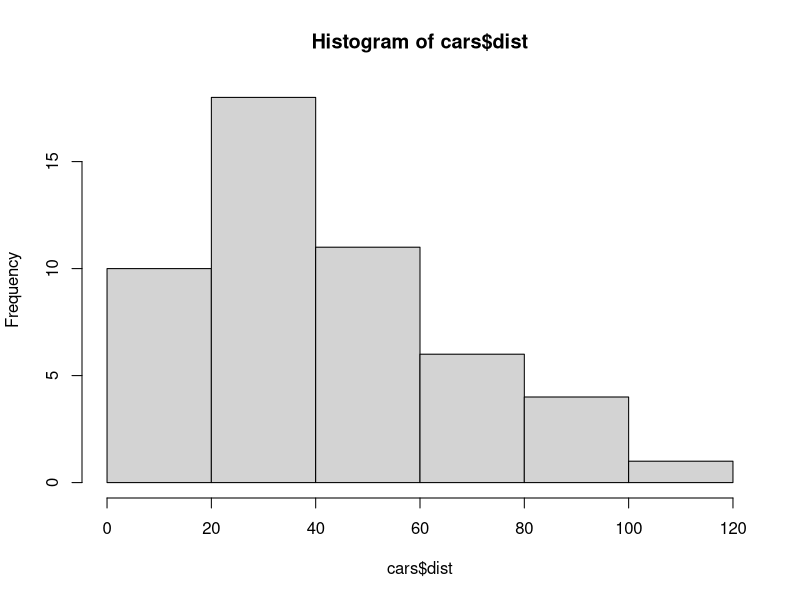
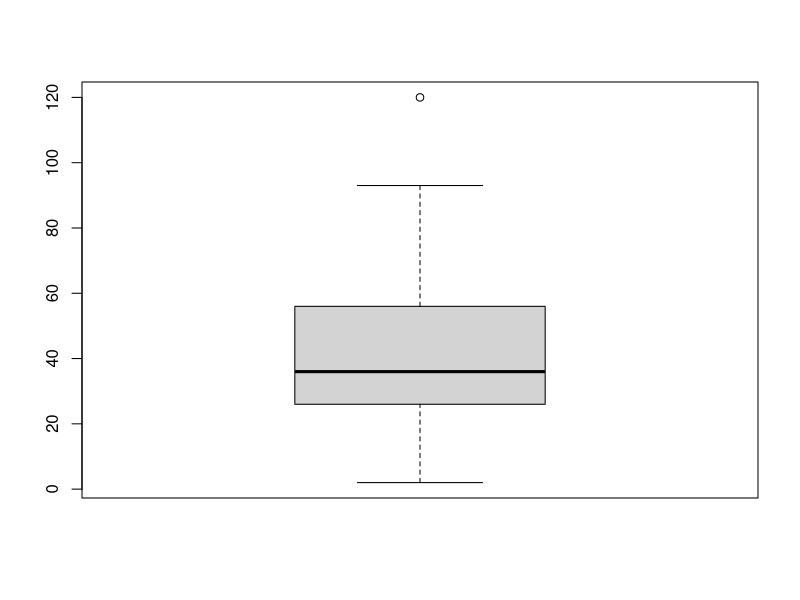
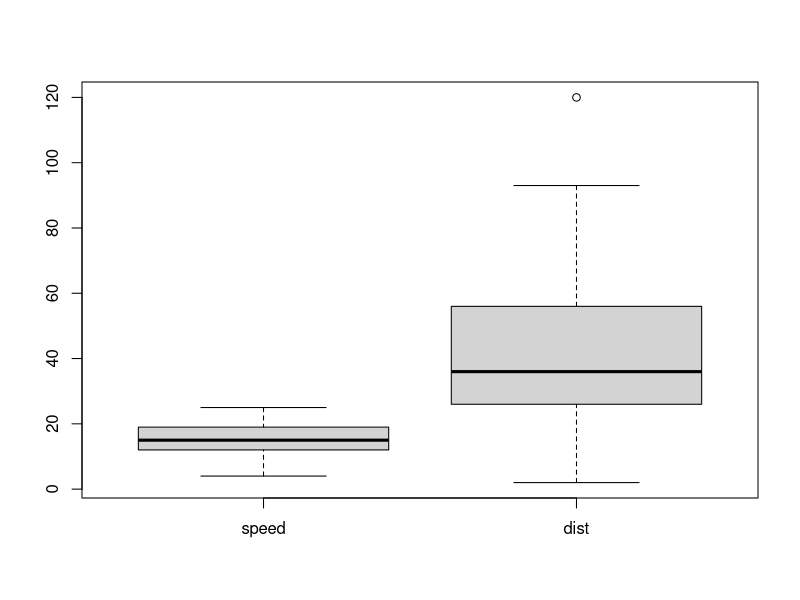
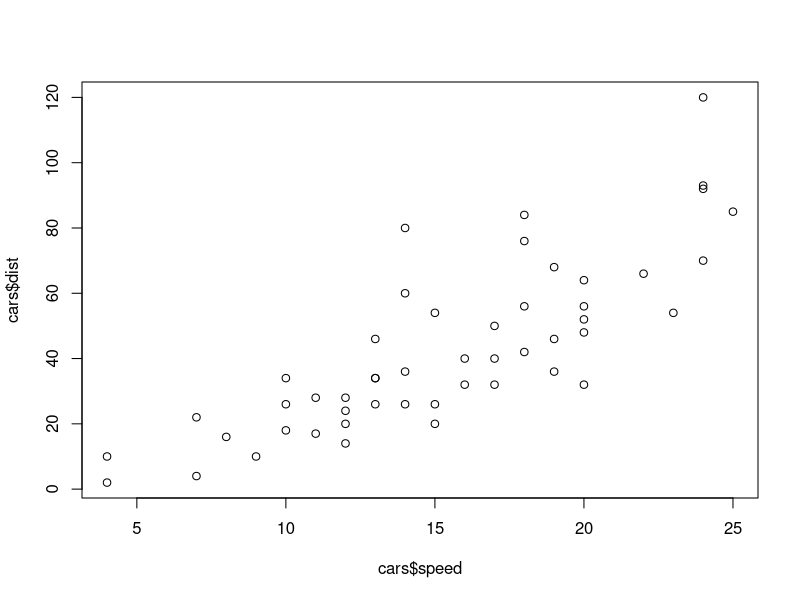
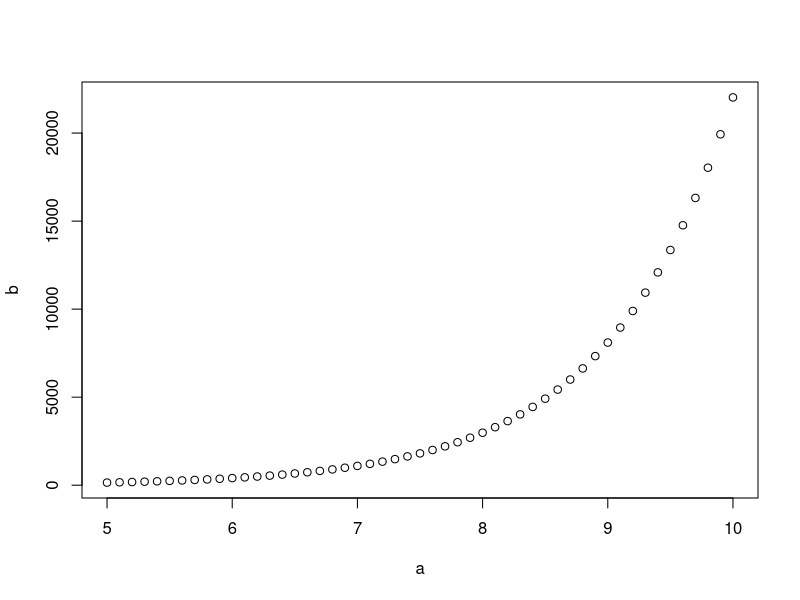

Reproduce these figures in R, in order.

## ------------------------------------------------------------------------
1+1
4*3
5/2
3^2

## ------------------------------------------------------------------------
# 주석문은 실행되지 않는다.
1 + 1 # 1과 1을 더한다

## ------------------------------------------------------------------------
x = 1
y = 2
x + y
x <- 1
y <- sqrt(3)
x + y

## ------------------------------------------------------------------------
t1 <- "R은 통계 패키지이다"
t2 <- "My name is Tom "

## ------------------------------------------------------------------------
sqrt(2)
abs(-3)
exp(1)
log(2)

## ------------------------------------------------------------------------
log(2, base=3)

## ------------------------------------------------------------------------
?log

## ------------------------------------------------------------------------
help.search("logarithm")

## ------------------------------------------------------------------------
c(1,2,3)
c(1,2,3,4,5)
c("Tom", "Jane","철수","영희")

## ------------------------------------------------------------------------
1 + c(1,2,3)

## ------------------------------------------------------------------------
c(1,2,3) + c(4,5,6)

## ------------------------------------------------------------------------
c(1,2) + c(3,4,5,6)
c(1,2,3) + c(4,5,6,7)

## ------------------------------------------------------------------------
1:5
3:9

## ------------------------------------------------------------------------
seq(10)
seq(3,7)
seq(0,1,0.1)
seq(10,1)

## ------------------------------------------------------------------------
rep(1,5)
rep(1:3, 3)
rep(1:3, 1:3)
rep(1:3, length=10)

## ------------------------------------------------------------------------
v = c(1,2,3)

## ------------------------------------------------------------------------
w <- c("Tom", "Jane","철수","영희")
w
w[1]
w[4]
w[5]

## ------------------------------------------------------------------------
w[c(2,4)]

## ------------------------------------------------------------------------
abc <- 1:10
abc
abc[1]
abc[1:5]
abc[c(2,4,6,8)]

## ------------------------------------------------------------------------
t3 <- c(0.1234, "Tom")
t3

## ------------------------------------------------------------------------
v <- 1:10
v
log(v)

## ------------------------------------------------------------------------
mean(v)
sd(v)
sum(v)
min(v)
max(v)
summary(v)

## ------------------------------------------------------------------------
a <- 1:5
a
b <- c("철이","John","순이","Paul","영희")
b
c <-rnorm(5,100,10) # 5 random numbers from Normal distribution N(100,10^2)
c
dat <- data.frame(ID=a,  Name=b, Salary=c)
dat

## ------------------------------------------------------------------------
dat$Name
dat$Salary

## ------------------------------------------------------------------------
dat[1,1]
dat[3,2]
dat[10,1]
dat[3,]
dat[,3]  # dat$Salary와 같은 결과
dat[1:3, c(1,3)]

## ------------------------------------------------------------------------
cars

## ------------------------------------------------------------------------
head(cars)
summary(cars)
dim(cars)

## ------------------------------------------------------------------------
hist(cars$dist)

## ------------------------------------------------------------------------
boxplot(cars$dist)

## ------------------------------------------------------------------------
boxplot(cars)

## ------------------------------------------------------------------------
plot(cars$speed, cars$dist)

## ------------------------------------------------------------------------
a <- seq(5,10,0.1)
a
b <- exp(a)
b
plot(a,b)

